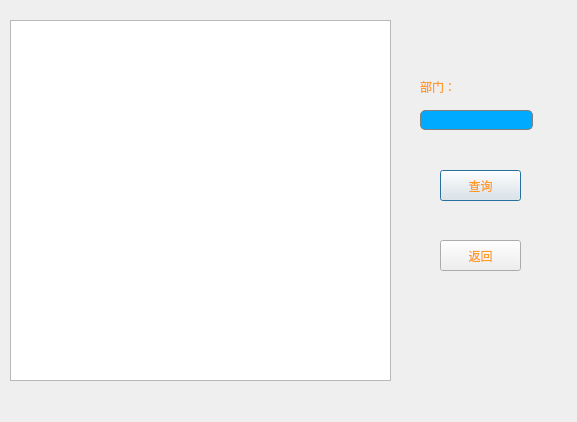
<?xml version="1.0" encoding="UTF-8"?>
<ui version="4.0">
 <class>DisplayByDepartment</class>
 <widget class="QDialog" name="DisplayByDepartment">
  <property name="geometry">
   <rect>
    <x>0</x>
    <y>0</y>
    <width>577</width>
    <height>422</height>
   </rect>
  </property>
  <property name="minimumSize">
   <size>
    <width>577</width>
    <height>422</height>
   </size>
  </property>
  <property name="maximumSize">
   <size>
    <width>577</width>
    <height>422</height>
   </size>
  </property>
  <property name="windowTitle">
   <string>Dialog</string>
  </property>
  <property name="styleSheet">
   <string notr="true">color: rgb(255, 154, 38);
background-image: url(:/resource/photo/Resource/2.jpg);</string>
  </property>
  <widget class="QTableView" name="tableView">
   <property name="geometry">
    <rect>
     <x>10</x>
     <y>20</y>
     <width>381</width>
     <height>361</height>
    </rect>
   </property>
  </widget>
  <widget class="QLineEdit" name="lineEdit">
   <property name="geometry">
    <rect>
     <x>420</x>
     <y>110</y>
     <width>113</width>
     <height>20</height>
    </rect>
   </property>
   <property name="styleSheet">
    <string notr="true">border: 1px solid gray;border-radius:5px; 
padding: 0px 10px 0px 10px;
font: 12pt &quot;仿宋&quot;;
background:rgb(0, 170, 255);
selection-background-color: darkgray;</string>
   </property>
  </widget>
  <widget class="QLabel" name="label">
   <property name="geometry">
    <rect>
     <x>420</x>
     <y>71</y>
     <width>54</width>
     <height>31</height>
    </rect>
   </property>
   <property name="styleSheet">
    <string notr="true">font: 12pt &quot;仿宋&quot;;</string>
   </property>
   <property name="text">
    <string>部门：</string>
   </property>
  </widget>
  <widget class="QPushButton" name="pushButton_search">
   <property name="geometry">
    <rect>
     <x>440</x>
     <y>170</y>
     <width>81</width>
     <height>31</height>
    </rect>
   </property>
   <property name="styleSheet">
    <string notr="true">font: 12pt &quot;仿宋&quot;;</string>
   </property>
   <property name="text">
    <string>查询</string>
   </property>
  </widget>
  <widget class="QPushButton" name="pushButton_back">
   <property name="geometry">
    <rect>
     <x>440</x>
     <y>240</y>
     <width>81</width>
     <height>31</height>
    </rect>
   </property>
   <property name="styleSheet">
    <string notr="true">font: 12pt &quot;仿宋&quot;;</string>
   </property>
   <property name="text">
    <string>返回</string>
   </property>
  </widget>
 </widget>
 <resources/>
 <connections/>
</ui>
